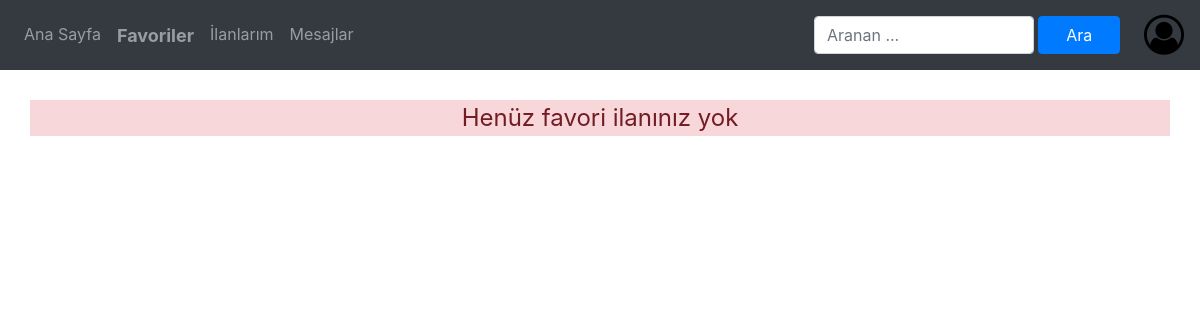
Page /favoriler/ (signed in) on the earlier database version.
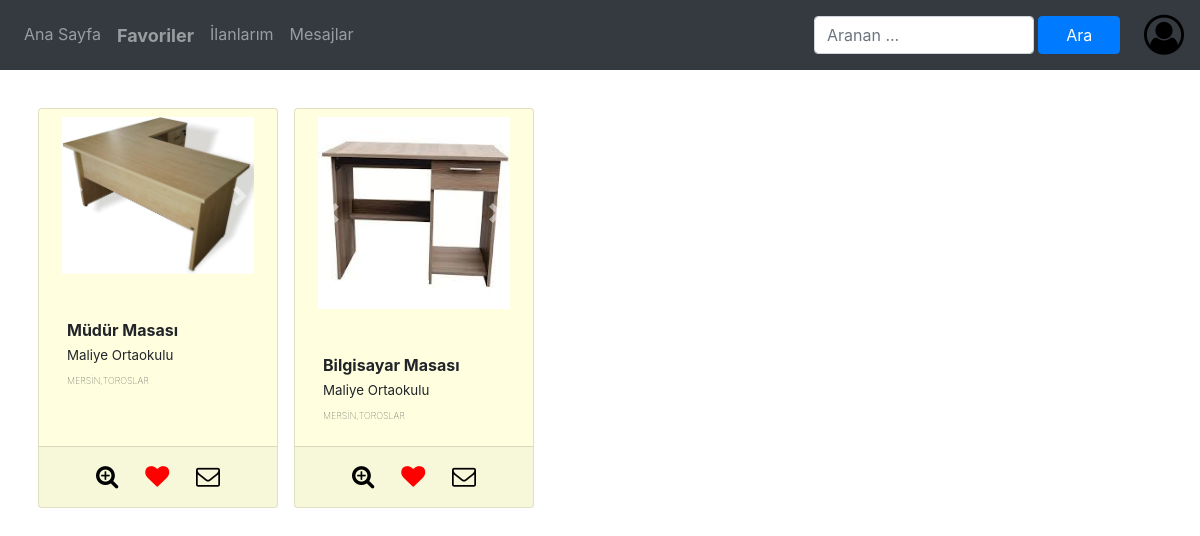
Same page on the later database version.
### app/models.py (models this page shows, shortened)
class Resim(models.Model):
    ilan = models.ForeignKey('ilan', on_delete=models.CASCADE, null=True)
    resim = models.ImageField(verbose_name='Resim', null=True)
    kucukResim = models.ImageField(upload_to='thumbs', editable=False, blank=True, null=True)
    class Meta:
        ordering = ['ilan']

class favoriler(models.Model):
    sahip = models.ForeignKey(User, null=False, blank=False, on_delete=models.CASCADE)
    ilan = models.ForeignKey(ilan, null=False, blank=False, on_delete=models.CASCADE)

class ilan(models.Model):
    sahip = models.ForeignKey('User', null=True, on_delete=models.SET_NULL)
    kategori = models.ForeignKey('Kategori', null=True, on_delete=models.SET_NULL)
    ad = models.CharField(max_length=40, verbose_name='ilan adı', null=True)
    adet = models.IntegerField(verbose_name='Adet', default=1, null=True)
    aciklama = models.TextField(verbose_name='Açıklama', blank=True)
    yayinda = models.BooleanField(verbose_name='Yayında', default=True)
    olusturma_tarihi = models.DateField(auto_now=True, null=False, blank=False)
    silme_tarihi = models.DateField(null=True, blank=True)
    kurum = models.CharField(max_length=200, null=True, blank=True)
    kucuk_resim = models.ImageField(upload_to='silinenilanlar', editable=False, blank=True, null=True)
    def etiket_yazisi_getir(self):
        if self.silme_tarihi is None:
            return '<span style="font-weight: bold">' + self.ad + '</span>' + '<br><span style="font-size:smaller">' + self.sahip.kurum + '</span><br>' + '<span style="font-size: xx-small; font-weight: lighter">' + self.sahip.kurum_il.adi + ',' + self.sahip.kurum_ilce.adi + '</span>'
        else:
            return self.kurum
    def yayindami(self):
        return not self.silme_tarihi and self.yayinda
    def resimleri_getir(self):
        if self.sahip:
            return Resim.objects.filter(ilan=self)
        else:
            return None

class User(AbstractUser):
    username = None
    email = models.EmailField(_('email address'), unique=True)
    kurum = models.CharField(max_length=100, verbose_name='Kurum', null=True)
    kurum_adres = models.CharField(max_length=200, verbose_name='Kurum adresi', null=True)
    phone_regex = RegexValidator(regex=r'^\+?[1-9][0-9]{2} ?[0-9]{3} ?[0-9]{2} ?[0-9]{2}$',
                                 message="Telefon numarası şu şeklillerden biri gibi olmalı: '+9999999999' veya "
                                         "'9999999999' veya '999 9999999' veya '999 999 9999' veya '999 999 99 99'.")
    kurum_telefon = models.CharField(validators=[phone_regex], max_length=17, null=True,
                                     verbose_name='Kurum telefonu')  # validators should be a list
    kurum_web_adres = models.URLField(verbose_name='Kurum web adresi', null=True)
    kurum_il = models.ForeignKey('il', on_delete=models.SET_NULL, null=True, blank=False)
    kurum_ilce = ChainedForeignKey('ilce', chained_field="kurum_il", chained_model_field="ill", show_all=False,
                                   auto_choose=True,
                                   sort=False, null=True, blank=False)
    kurum_mahalle = ChainedForeignKey('mahalle', chained_field="kurum_ilce", chained_model_field='ilcee',
                                      show_all=False,
                                      auto_choose=True, sort=False, null=True, blank=False)
    USERNAME_FIELD = 'email'
    REQUIRED_FIELDS = []
    objects = UserManager()
    def favori_ilanlarim(self):
        return favoriler.objects.filter(sahip=self)
    def __str__(self):
        return str(self.kurum)

class il(models.Model):
    adi = models.CharField(max_length=20)

class ilce(models.Model):
    ill = models.ForeignKey(il, on_delete=models.CASCADE)
    adi = models.CharField(max_length=35)

### app/views.py (the view, shortened to what this page needs)
# urls.py: path('favoriler/', views.favorilerim, name='favoriislemi'),
@login_required(login_url='girisislemi')
def favorilerim(request, id=None, islem=None):
    mesaj_formu = mesajFormu(request.POST or None)
    if id:
        i = get_object_or_404(favoriler, id=id)
        if islem == 'favoricikar':
            i.delete()
    favori_ilanlarim = request.user.favori_ilanlarim()
    return render(request, 'ilanlarim.html', {'form': favori_ilanlarim, 'islem': 'favorilerim', 'sahip': request.user, 'mesaj_formu': mesaj_formu})

### app/forms.py
class mesajFormu(forms.ModelForm):
    class Meta:
        model = Mesaj
        widgets = {
            'mesaj_metni': forms.Textarea(attrs={'rows': 4}),
        }
        fields = ['mesaj_metni']

### templates/ilanlarim.html (shortened to what this page needs)
{% extends 'includes/base.html' %}
{% block navbar %}
    {% include 'includes/navbar.html' with islem=islem %}
{% endblock %}
{% block body %}
    <div class="row">
        {% if not form %}
            {% if islem == 'ilanlarım' %}
                <div class="col alert-danger d-block text-center" style="font-size: x-large">Henüz ilanınız yok</div>
            {% elif islem == 'favorilerim' %}
                <div class="col alert-danger d-block text-center" style="font-size: x-large">Henüz favori ilanınız yok</div>
            {% endif %}
        {% endif %}
        {% for f in form %}
            {% include 'includes/malzemeKarti.html' with f=f islem=islem sahip=sahip%}
        {% endfor %}
    </div>
{% endblock %}

### templates/includes/malzemeKarti.html (shortened to what this page needs)
{% load static %}
{% load crispy_forms_tags %}
{% load favorikontrol %}
    <div class="card m-2 p-2"  style="width: 15rem; height: 25rem; background-color: {% if islem == 'favorilerim' and f.ilan.yayinda or f.yayinda %}{% if f.ilan.sahip == sahip or f.sahip == sahip %}lightyellow{% else %} white {% endif %}{% else %}lightgrey{% endif %}">
        <div class="container align-content-center">
            {% if islem == 'favorilerim' %}
                {% include 'includes/slide.html' with resimler=f.ilan.resimleri_getir kucuk_resim=f.ilan.kucuk_resim yayinda=f.ilan.yayindami ilan_id=f.ilan.id %}
            {% else %}
                {% include 'includes/slide.html' with resimler=f.resimleri_getir kucuk_resim=f.kucuk_resim yayinda=f.yayindami ilan_id=f.id %}
            {% endif %}
        </div>
        <div class="card-body" >
            <br>
            {% if islem == 'ilanlarım' %}
                <h6>{{ f.ad }}</h6>
                <p class="card-text" style="font-size: small">{{ f.adet }} adet</p>
            {% elif islem == 'favorilerim' %}
                {{ f.ilan.etiket_yazisi_getir|safe }}
            {% else %}
                {{ f.etiket_yazisi_getir|safe }}
            {% endif %}
            <div class="card-footer text-center" style="bottom: 0;left: 0; position: absolute; width: 100%; font-size: x-large">
                {% if islem == 'ilanlarım' %}
                    <a href="{% url 'ilandetayislemi' f.id %}" class="card-link" title="Düzenle">
                        <span class="fa fa-edit" style="color: black"></span></a>
                    <a href="#" class="card-link" data-toggle="modal" data-target="#silmesorgusu{{ f.id }}" title="Sil">
                        <span class="fa fa-trash-o" style="color: black"></span>
                    </a>
                    <a href="#" class="card-link" data-toggle="modal" data-target="#yayinlamasorgusu{{ f.id }}" title="{% if f.yayinda %}Yayından kaldır{% else %}Yayınla{% endif %}">
                        <span class="fa {% if f.yayinda %}fa-lock{% else %}fa-unlock{% endif %}" style="color: black"></span>
                    </a>
                    {% if f.mesajAdet > 0 %}
                        <a  href=""   class="card-link" title="İlan mesajları">
                            <span class="fa fa-envelope-o" style="color: black"></span>
                            {% if f.okunmayanMesajAdet > 0 %} <sup> <span class="badge badge-light" style="font-size: x-small;color: red">{{ f.okunmayanMesajAdet }}</span></sup> {% endif %}
                        </a>
                    {% endif %}
                {% elif islem == 'favorilerim' %}
                    <a href="{% url 'ilan_inceleme' f.ilan.id islem %}" class="card-link" title="İncele">
                        <span class="fa fa-search-plus" style="color: black"></span></a>
                    <a href="{% url 'favoricikar' f.id 'favoricikar' %}" class="card-link" title="Favorilerimden çıkar">
                        <span class="fa fa-heart" style="color: red"></span></a>
                    <a href="#" class="card-link" data-toggle="modal" data-target="#favorilermesajpenceresi{{ f.ilan.id }}" title="Mesaj gönder">
                        <span class="fa fa-envelope-o" style="color: black"></span></a>
                {% endif %}
            </div>
        </div>
    </div>

### templates/includes/slide.html (shortened to what this page needs)
{% load static %}
{% if not resimler and yayinda or not yayinda and not kucuk_resim %}
    <span class="fa fa-image" style="font-size: 180px"></span>
{% else %}
    {% if not yayinda %}
        <img src="{{ kucuk_resim.url }}" width="200" height="200" class="d-block w-100 img-fluid">
    {% else %}
        <div id="carouselExampleIndicators{{ ilan_id }}" class="carousel slide" data-ride="carousel">
          <ol class="carousel-indicators">
              {% for resim in resimler %}
                <li data-target="#carouselExampleIndicators{{ ilan_id }}" data-slide-to="{{ forloop.counter0}}" {% if forloop.counter0 == 0 %}class="active"{% endif %}></li>
              {% endfor %}
          </ol>
          <div class="carousel-inner">
              {% for resim in resimler %}
                <div class="carousel-item {% if forloop.counter0 == 0 %}active{% endif%}">
                    <a href="{{ resim.resim.url }}"><img src="{{ resim.resim.url }}" width="200" height="200" class="d-block w-100 img-fluid"></a>
                </div>
              {% endfor %}
          </div>
          <a class="carousel-control-prev" href="#carouselExampleIndicators{{ ilan_id }}" role="button" data-slide="prev">
            <span class="carousel-control-prev-icon" aria-hidden="true"></span>
          </a>
          <a class="carousel-control-next" href="#carouselExampleIndicators{{ ilan_id }}" role="button" data-slide="next">
            <span class="carousel-control-next-icon" aria-hidden="true"></span>
          </a>
        </div>
    {% endif %}
{% endif %}

Differences in the rows shown:
added favoriler: ilan.etiket_yazisi_getir "Müdür Masası Maliye Ortaokulu MERSİN,TOROSLAR"
now on this page (row edited): Resim: resim (picture)
added favoriler: ilan.etiket_yazisi_getir "Bilgisayar Masası Maliye Ortaokulu MERSİN,TOROSLAR"
now on this page (row edited): Resim: resim (picture)
Other differences:
text no longer shown: "Henüz favori ilanınız yok"
